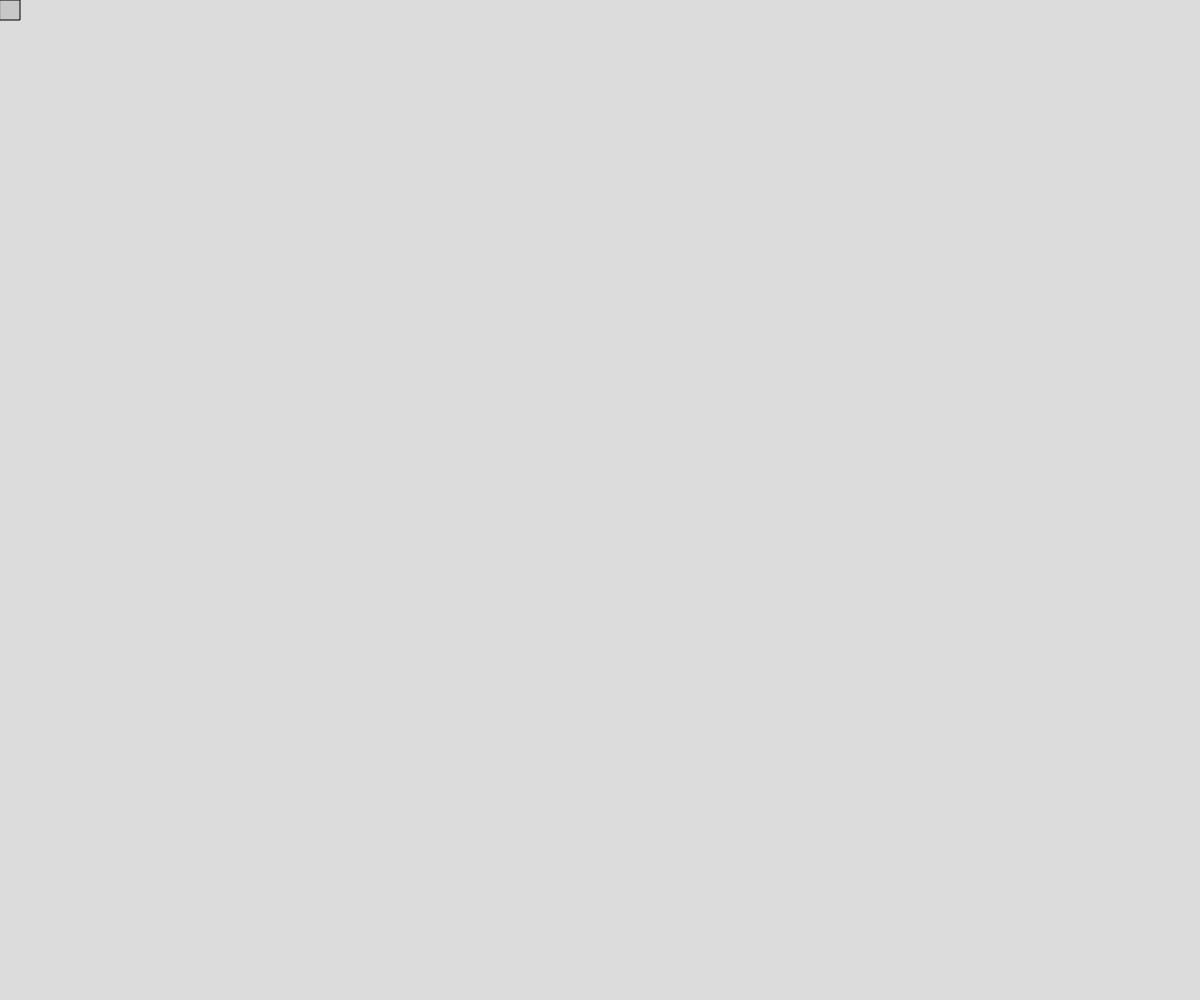
Frame 1 (no input)
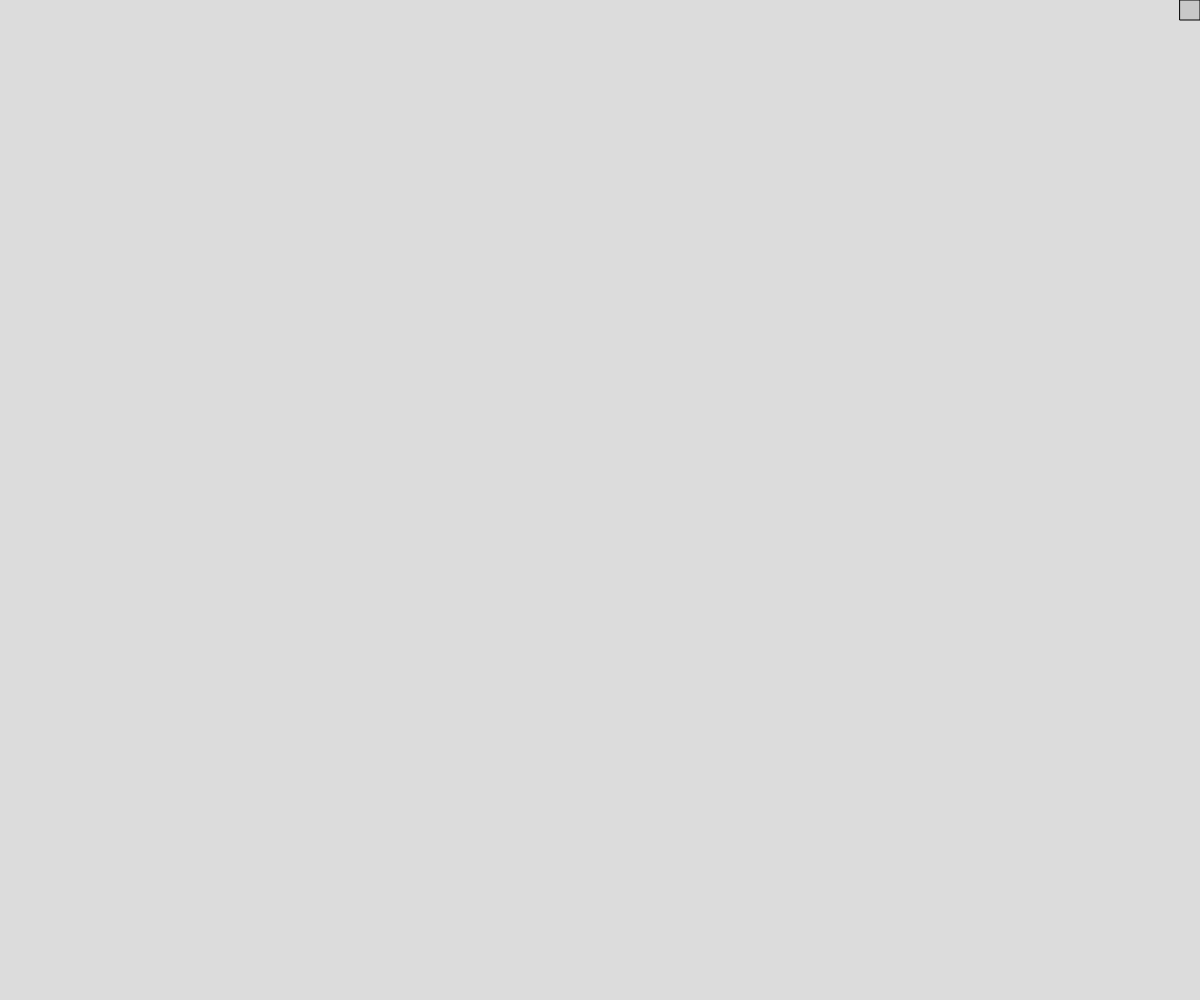
Frame 60 (no input)
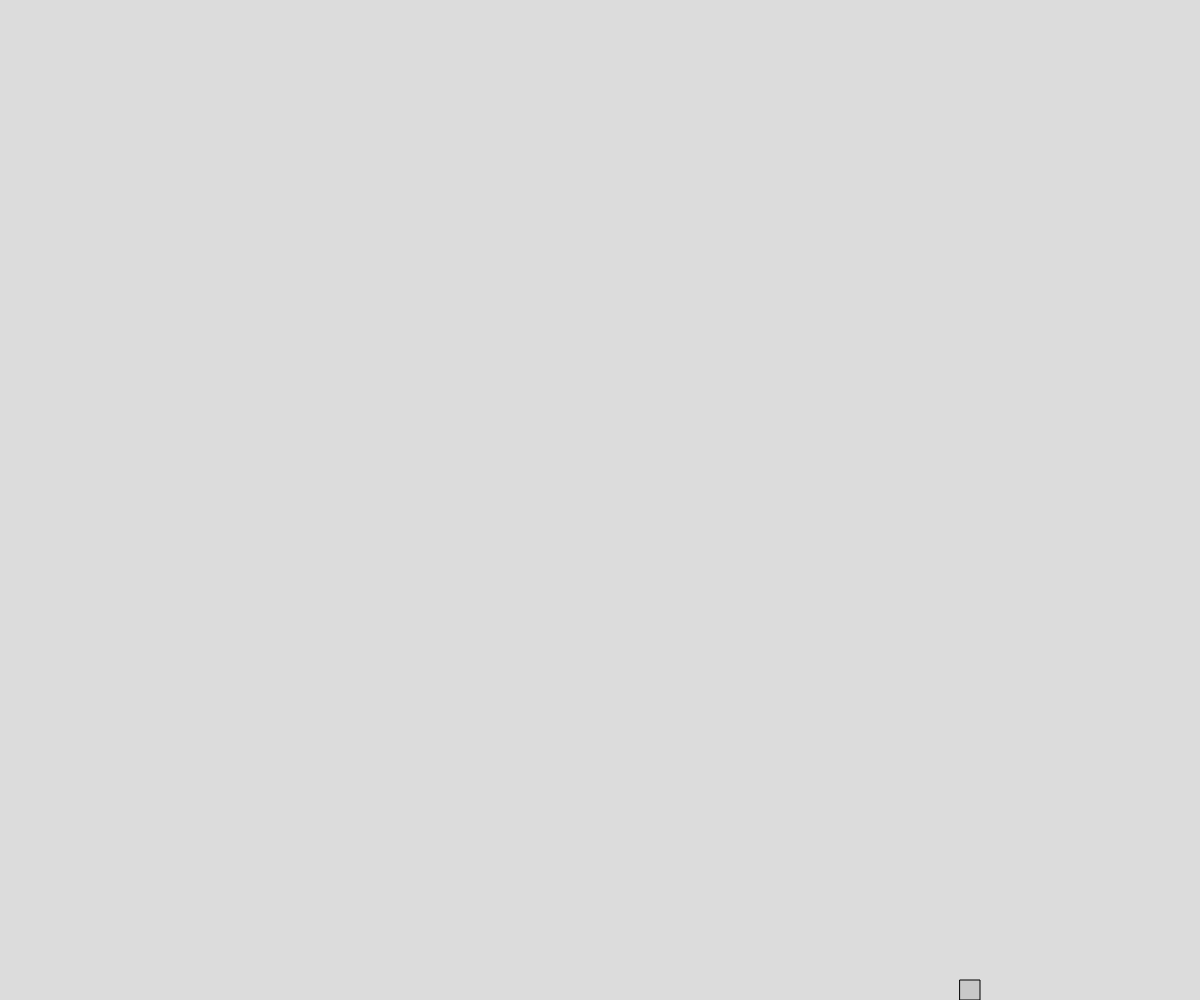
Frame 120 (the mouse pressed at the canvas centre since frame 60)

The p5.js sketch that drew these frames (run headless with seeded random() and noise() and a simulated clock; from frame 60 on, the mouse is pressed at the canvas centre):

// p5.js sketch
// ── sketch.js
// Project Title
// Your Name
// Date
//
// Extra for Experts:
// - describe what you did to take this project "above and beyond"

let size = 20;
let moveBy = 20;
let xPos = 0;
let yPos = 0;
let direc = 0;
// 0 right/ 1 down/ 2 left/ 3 up

function setup() {
  createCanvas(windowWidth, windowHeight);

}

function draw() {
  background(220);
  drawSquare()
}


function drawSquare() {

  // drawing the square
  fill(200);
  rect(xPos, yPos, size);
  moveSquare();

}


function moveSquare() {
  if (direc === 0) xPos += moveBy;
  else if (direc === 1) yPos += moveBy;
  else if (direc === 2) xPos -= moveBy;
  else if (direc === 3) yPos -= moveBy;
  checkPos();
}


function checkPos() {
  if (direc === 0 && xPos >= (width - (size)))  direc = 1; 
  else if (direc === 1 && yPos >= (height - (size)))  direc = 2; 
  else if (direc === 2 && xPos <= (0))  direc = 3; 
  else if (direc === 3 && yPos <= (0))  direc = 0; 
}

function keyPressed() {
  if (key === 'A') size -= 4;
  else if (key === 'D') size += 4;

  if (key === 'S' && moveBy > 4) moveBy -= 4;
  else if (key === 'W' && moveBy < 30) moveBy += 4;
}
